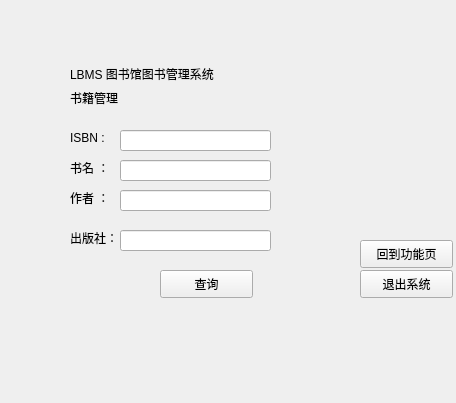
<?xml version="1.0" encoding="UTF-8"?>
<ui version="4.0">
 <class>search_book</class>
 <widget class="QWidget" name="search_book">
  <property name="geometry">
   <rect>
    <x>0</x>
    <y>0</y>
    <width>456</width>
    <height>403</height>
   </rect>
  </property>
  <property name="windowTitle">
   <string>search_book</string>
  </property>
  <widget class="QLabel" name="label">
   <property name="geometry">
    <rect>
     <x>70</x>
     <y>60</y>
     <width>181</width>
     <height>41</height>
    </rect>
   </property>
   <property name="text">
    <string>LBMS 图书馆图书管理系统
</string>
   </property>
  </widget>
  <widget class="QLabel" name="label_2">
   <property name="geometry">
    <rect>
     <x>70</x>
     <y>90</y>
     <width>72</width>
     <height>15</height>
    </rect>
   </property>
   <property name="text">
    <string>书籍管理</string>
   </property>
  </widget>
  <widget class="QLabel" name="label_3">
   <property name="geometry">
    <rect>
     <x>70</x>
     <y>130</y>
     <width>72</width>
     <height>15</height>
    </rect>
   </property>
   <property name="text">
    <string>ISBN :</string>
   </property>
  </widget>
  <widget class="QLabel" name="label_4">
   <property name="geometry">
    <rect>
     <x>70</x>
     <y>160</y>
     <width>72</width>
     <height>15</height>
    </rect>
   </property>
   <property name="text">
    <string>书名 ：</string>
   </property>
  </widget>
  <widget class="QLabel" name="label_5">
   <property name="geometry">
    <rect>
     <x>70</x>
     <y>190</y>
     <width>72</width>
     <height>15</height>
    </rect>
   </property>
   <property name="text">
    <string>作者 ：</string>
   </property>
  </widget>
  <widget class="QLabel" name="label_6">
   <property name="geometry">
    <rect>
     <x>70</x>
     <y>230</y>
     <width>72</width>
     <height>15</height>
    </rect>
   </property>
   <property name="text">
    <string>出版社：</string>
   </property>
  </widget>
  <widget class="QPushButton" name="research">
   <property name="geometry">
    <rect>
     <x>160</x>
     <y>270</y>
     <width>93</width>
     <height>28</height>
    </rect>
   </property>
   <property name="text">
    <string>查询</string>
   </property>
  </widget>
  <widget class="QPushButton" name="return_2">
   <property name="geometry">
    <rect>
     <x>360</x>
     <y>240</y>
     <width>93</width>
     <height>28</height>
    </rect>
   </property>
   <property name="text">
    <string>回到功能页</string>
   </property>
  </widget>
  <widget class="QPushButton" name="quit">
   <property name="geometry">
    <rect>
     <x>360</x>
     <y>270</y>
     <width>93</width>
     <height>28</height>
    </rect>
   </property>
   <property name="text">
    <string>退出系统</string>
   </property>
  </widget>
  <widget class="QLineEdit" name="isbn">
   <property name="geometry">
    <rect>
     <x>120</x>
     <y>130</y>
     <width>151</width>
     <height>21</height>
    </rect>
   </property>
  </widget>
  <widget class="QLineEdit" name="book_name">
   <property name="geometry">
    <rect>
     <x>120</x>
     <y>160</y>
     <width>151</width>
     <height>21</height>
    </rect>
   </property>
  </widget>
  <widget class="QLineEdit" name="writer">
   <property name="geometry">
    <rect>
     <x>120</x>
     <y>190</y>
     <width>151</width>
     <height>21</height>
    </rect>
   </property>
   <property name="text">
    <string/>
   </property>
  </widget>
  <widget class="QLineEdit" name="publishing_house">
   <property name="geometry">
    <rect>
     <x>120</x>
     <y>230</y>
     <width>151</width>
     <height>21</height>
    </rect>
   </property>
  </widget>
 </widget>
 <layoutdefault spacing="6" margin="11"/>
 <resources/>
 <connections>
  <connection>
   <sender>return_2</sender>
   <signal>clicked()</signal>
   <receiver>search_book</receiver>
   <slot>slot1()</slot>
   <hints>
    <hint type="sourcelabel">
     <x>420</x>
     <y>280</y>
    </hint>
    <hint type="destinationlabel">
     <x>332</x>
     <y>313</y>
    </hint>
   </hints>
  </connection>
  <connection>
   <sender>quit</sender>
   <signal>clicked()</signal>
   <receiver>search_book</receiver>
   <slot>close()</slot>
   <hints>
    <hint type="sourcelabel">
     <x>406</x>
     <y>283</y>
    </hint>
    <hint type="destinationlabel">
     <x>227</x>
     <y>201</y>
    </hint>
   </hints>
  </connection>
  <connection>
   <sender>research</sender>
   <signal>clicked()</signal>
   <receiver>search_book</receiver>
   <slot>slot2()</slot>
   <hints>
    <hint type="sourcelabel">
     <x>215</x>
     <y>285</y>
    </hint>
    <hint type="destinationlabel">
     <x>262</x>
     <y>345</y>
    </hint>
   </hints>
  </connection>
 </connections>
 <slots>
  <slot>slot1()</slot>
  <slot>slot2()</slot>
 </slots>
</ui>
